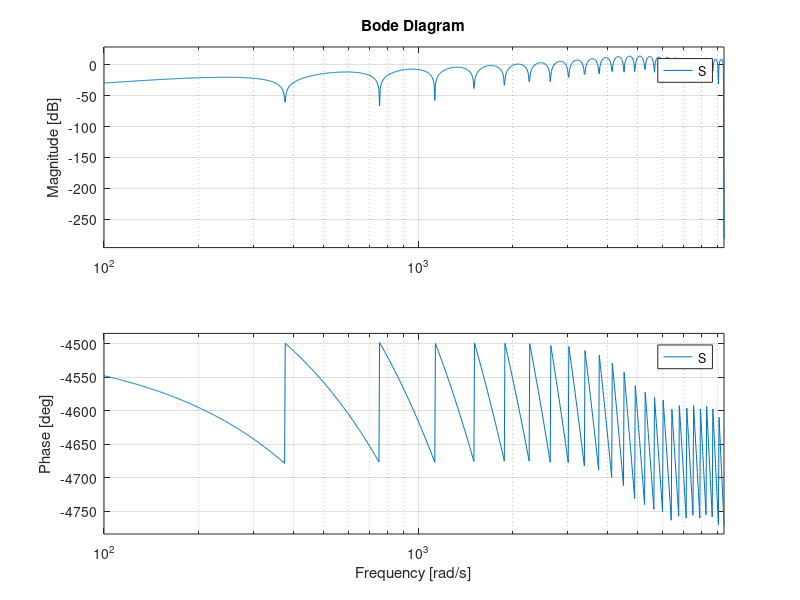
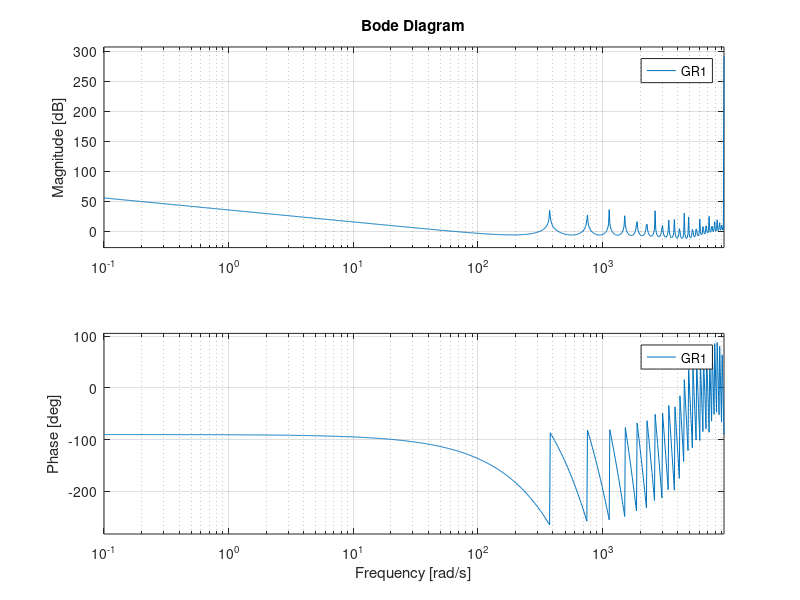

These charts were generated, in order, by the following MATLAB code:
J=1
Kp=4.44e3
Kv=8.88e3
T=60/3600/50
s=tf('s')
W=Kp*Kv/(s^2+Kv*s+Kp*Kv)
G=Kp*Kv/s/(s+Kv);
Gz=c2d(G,T,'zoh')
Wz=c2d(W,T,'zoh')
z=tf('z',T),

Wz1=minreal(Gz/(1+Gz))
GR=z^-50/(1-z^-50)/Wz
GR1=z^-50/(1-z^-50)/Wz1

[n,d]=tfdata(Wz1,'verbose')
    n=n(2:3)
    
S=(1-z^-50)*(1-Wz1);
bode(S)
figure
bode(GR1)
